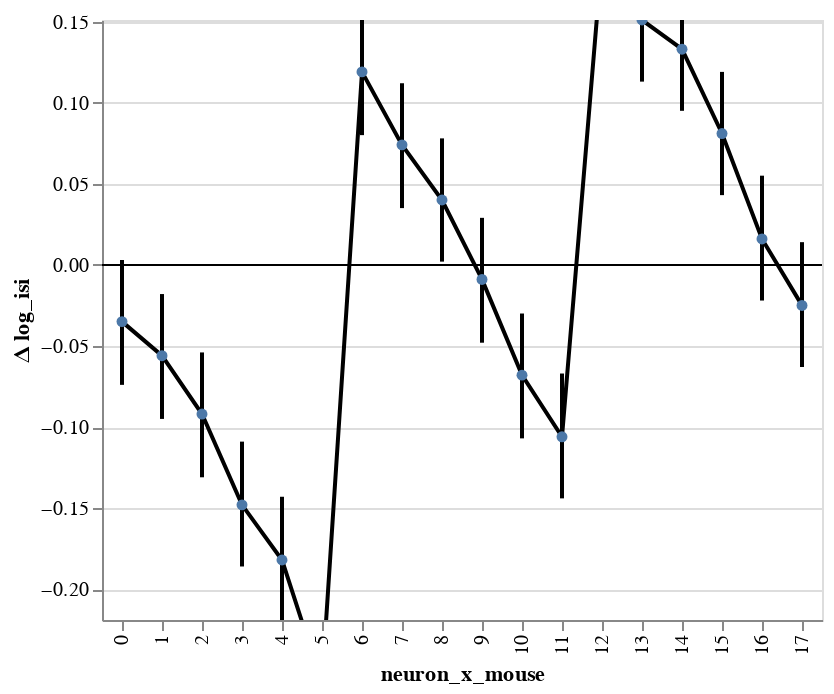

The cell this chart's notebook holds for it:
### Code cell
import altair as alt
alt.layer(*bw.charts)

### Figure 1 — Vega-Lite specification as saved in the notebook (floating-point values rounded to 4 significant figures)
{"config": {"view": {"continuousWidth": 400, "continuousHeight": 300}}, "layer": [{"mark": {"type": "rule", "clip": true, "size": 2}, "encoding": {"x": {"type": "ordinal", "field": "neuron_x_mouse"}, "y": {"type": "quantitative", "axis": {"orient": "left", "title": ""}, "field": "lower interval", "scale": {"domain": [-0.219, 0.151], "zero": true}}, "y2": {"field": "higher interval"}}}, {"mark": {"type": "line", "clip": true, "color": "black", "fill": null, "point": true}, "encoding": {"x": {"type": "ordinal", "field": "neuron_x_mouse"}, "y": {"type": "quantitative", "axis": {"orient": "left"}, "field": "center interval", "scale": {"domain": [-0.219, 0.151], "zero": true}, "title": "Δ log_isi"}}}, {"mark": {"type": "rule", "color": "black", "opacity": 1, "size": 0.5}, "encoding": {"y": {"type": "quantitative", "axis": {"orient": "left", "title": ""}, "field": "zero", "scale": {"domain": [-0.219, 0.151], "zero": true}}}}], "data": {"name": "data-744c59d92df977fa34f20f0ed58e12d8"}, "$schema": "https://vega.github.io/schema/vega-lite/v4.8.1.json", "datasets": {"data-744c59d92df977fa34f20f0ed58e12d8": [{"neuron_x_mouse": 0, "center interval": -0.035, "Std.Err.": 0.02, "z": -1.801, "p": 0.072, "higher interval": -0.074, "lower interval": 0.003, "zero": 0}, {"neuron_x_mouse": 1, "center interval": -0.056, "Std.Err.": 0.02, "z": -2.857, "p": 0.004, "higher interval": -0.095, "lower interval": -0.018, "zero": 0}, {"neuron_x_mouse": 2, "center interval": -0.092, "Std.Err.": 0.02, "z": -4.694, "p": 0.0, "higher interval": -0.131, "lower interval": -0.054, "zero": 0}, {"neuron_x_mouse": 3, "center interval": -0.148, "Std.Err.": 0.02, "z": -7.538, "p": 0.0, "higher interval": -0.186, "lower interval": -0.109, "zero": 0}, {"neuron_x_mouse": 4, "center interval": -0.182, "Std.Err.": 0.02, "z": -9.267, "p": 0.0, "higher interval": -0.22, "lower interval": -0.143, "zero": 0}, {"neuron_x_mouse": 5, "center interval": -0.258, "Std.Err.": 0.02, "z": -13.14, "p": 0.0, "higher interval": -0.296, "lower interval": -0.219, "zero": 0}, {"neuron_x_mouse": 6, "center interval": 0.119, "Std.Err.": 0.02, "z": 6.053, "p": 0.0, "higher interval": 0.08, "lower interval": 0.157, "zero": 0}, {"neuron_x_mouse": 7, "center interval": 0.074, "Std.Err.": 0.02, "z": 3.753, "p": 0.0, "higher interval": 0.035, "lower interval": 0.112, "zero": 0}, {"neuron_x_mouse": 8, "center interval": 0.04, "Std.Err.": 0.02, "z": 2.04, "p": 0.041, "higher interval": 0.002, "lower interval": 0.078, "zero": 0}, {"neuron_x_mouse": 9, "center interval": -0.009, "Std.Err.": 0.02, "z": -0.484, "p": 0.629, "higher interval": -0.048, "lower interval": 0.029, "zero": 0}, {"neuron_x_mouse": 10, "center interval": -0.068, "Std.Err.": 0.02, "z": -3.489, "p": 0.0, "higher interval": -0.107, "lower interval": -0.03, "zero": 0}, {"neuron_x_mouse": 11, "center interval": -0.106, "Std.Err.": 0.02, "z": -5.394, "p": 0.0, "higher interval": -0.144, "lower interval": -0.067, "zero": 0}, {"neuron_x_mouse": 12, "center interval": 0.19, "Std.Err.": 0.02, "z": 9.669, "p": 0.0, "higher interval": 0.151, "lower interval": 0.228, "zero": 0}, {"neuron_x_mouse": 13, "center interval": 0.151, "Std.Err.": 0.02, "z": 7.704, "p": 0.0, "higher interval": 0.113, "lower interval": 0.19, "zero": 0}, {"neuron_x_mouse": 14, "center interval": 0.133, "Std.Err.": 0.02, "z": 6.79, "p": 0.0, "higher interval": 0.095, "lower interval": 0.172, "zero": 0}, {"neuron_x_mouse": 15, "center interval": 0.081, "Std.Err.": 0.02, "z": 4.132, "p": 0.0, "higher interval": 0.043, "lower interval": 0.119, "zero": 0}, {"neuron_x_mouse": 16, "center interval": 0.016, "Std.Err.": 0.02, "z": 0.823, "p": 0.41, "higher interval": -0.022, "lower interval": 0.055, "zero": 0}, {"neuron_x_mouse": 17, "center interval": -0.025, "Std.Err.": 0.02, "z": -1.264, "p": 0.206, "higher interval": -0.063, "lower interval": 0.014, "zero": 0}]}}
